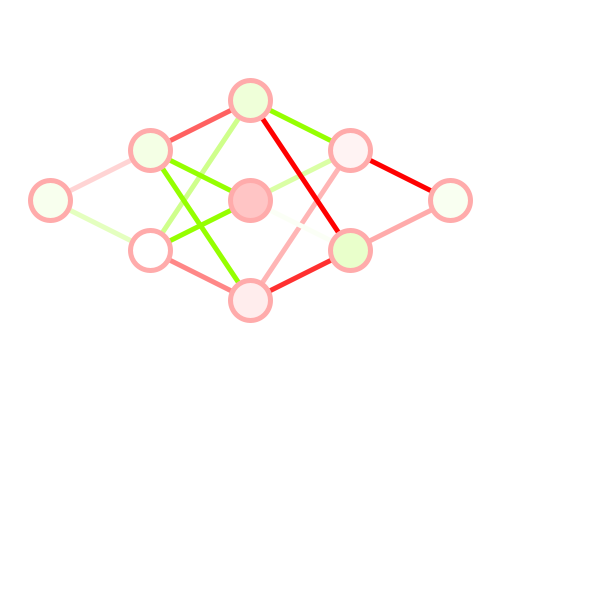
Frame 1 (no input)
Frame 60 (the mouse pressed at the canvas centre just before this capture): identical to frame 1, image omitted
Frame 120 (the mouse held since frame 60 and released just before this capture): identical to frame 1, image omitted

The Processing sketch that drew this single still picture (run headless with seeded random() and noise(); from frame 60 on, the mouse is pressed at the canvas centre):

// Processing sketch: neuralSimulatorV2
// ── neuralSimulatorV2.pde
void setup(){
    colorMode(HSB,255,255,255);
    size(599,599);
}

    net myn = new net(new int[]{1,2,3,2,1},50,250,100,100,20);

void draw(){
    background(255);
    myn.render();
}
// ── neuralnet.pde
class neuron{
    double output;
    double bias;
    double[] weights; //one weight for each neuron on the prev layer.
    double weightSum;
    
    neuron(int x, int y, double b, int s){ posx = x; posy = y; bias = b; size = s; 
        output = Math.random();
        bias = Math.random();
    }

    int posx; int posy;
    int size;
    void render(){
        double o = output-0.5;
        fill(toColor(o));
        ellipse(posx,posy,size*2,size*2);
    }
}

class layer{
    neuron[] neurons;

    layer prevLayer = null;
    int size;
    int nSize;
    int posx, posy;
    int spacingY;

    void propagate(){
        for (neuron n : neurons){
            double weightedSum = 0;
            if (prevLayer==null) continue;
            for (int i = 0; i<prevLayer.size; i++){
                neuron pn = prevLayer.neurons[i];
                double weight = n.weights[i];

                weightedSum+=pn.output*weight;
            }
            weightedSum+=n.bias;
            n.output = activationFunction(weightedSum);
        }
    }

    layer(int neuronCount, layer l, int x, int y, int sy, int n){ posx = x; posy = y; prevLayer = l; spacingY = sy; nSize = n;
        size = neuronCount;
        neurons = new neuron[size];
        for (int i = 0; i<neuronCount; i++){
            neuron cNeuron = new neuron(posx,posy+i*spacingY,0,nSize);
            neurons[i] = cNeuron;
            if (prevLayer!=null){
                cNeuron.weights = new double[prevLayer.size];
                for (int j = 0; j<cNeuron.weights.length; j++){
                    cNeuron.weights[j] = (Math.random()-0.5)*5;
                }
            }

        }
    }

    void render(){
        for (neuron n : neurons){

            if (prevLayer==null) continue;
            for (int i = 0; i<prevLayer.size; i++){
                neuron pn = prevLayer.neurons[i];
                strokeWeight(5);
                stroke(toColor(n.weights[i]));
                line(pn.posx,pn.posy,n.posx,n.posy);
            }
        }
    }
    void rendern(){
        for (neuron n : neurons){ n.render(); }
    }
}

int toColor(double inp){
    int hue = (inp>0) ? 60 : 0;
    return color(hue,(int)(abs((float)inp)*255/2),255);
}

class net{
    int size;
    layer[] layers;

    int posx, posy;

    net(int[] layerSizes, int posx, int posy, int spacingX, int spacingY, int nSize){
        size = layerSizes.length;

        layers = new layer[size];
        layer prevLayer = null;
        for (int i = 0; i<size; i++){
            int lsi = layerSizes[i];
            layer newLayer = new layer(lsi,prevLayer,posx+spacingX*i,posy-lsi*(spacingY/2),spacingY, nSize);
            layers[i] = newLayer;
            prevLayer = newLayer;
        }
    }

    void render(){
        for (layer l : layers){
            l.render();
        }
        for (layer l : layers){
            l.rendern();
        }
    }
}

double activationFunction(double inp){
    return 1/(1+pow(2.718,(float)-inp));
}
